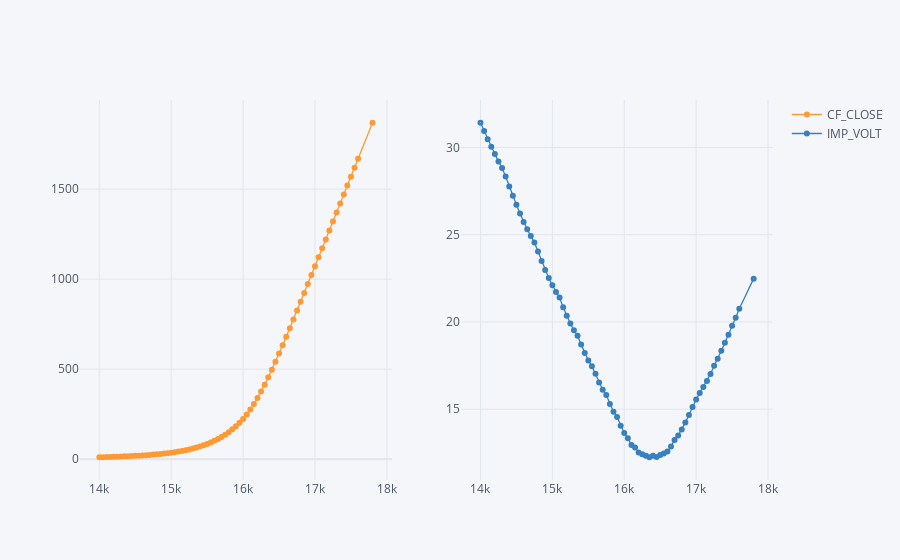

The notebook cell saved with this chart:
### Markdown cell above
The separation allows for easily **visualization** of the closing prices and the implied volatilities.

### Code cell
puts.set_index('STRIKE_PRC')[['CF_CLOSE', 'IMP_VOLT']].iplot(subplots=True,
                                                            mode='lines+markers',
                                                            symbol='circle-dot', size=6)

### Figure 1 — Plotly figure (JSON) as saved in the notebook; plotly's stock layout.template omitted (floating-point values rounded to 4 significant figures)
{"data": [{"line": {"color": "rgba(255, 153, 51, 1.0)", "dash": "solid", "shape": "linear", "width": 1.3}, "marker": {"size": 6, "symbol": "circle-dot"}, "mode": "lines+markers", "name": "CF_CLOSE", "text": "", "type": "scatter", "x": [14000, 14050, 14100, 14150, 14200, 14250, 14300, 14350, 14400, 14450, 14500, 14550, 14600, 14650, 14700, 14750, 14800, 14850, 14900, 14950, 15000, 15050, 15100, 15150, 15200, 15250, 15300, 15350, 15400, 15450, 15500, 15550, 15600, 15650, 15700, 15750, 15800, 15850, 15900, 15950, 16000, 16050, 16100, 16150, 16200, 16250, 16300, 16350, 16400, 16450, 16500, 16550, 16600, 16650, 16700, 16750, 16800, 16850, 16900, 16950, 17000, 17050, 17100, 17150, 17200, 17250, 17300, 17350, 17400, 17450, 17500, 17550, 17600, 17800], "xaxis": "x", "y": [10.9, 11.5, 12.1, 12.8, 13.5, 14.2, 15, 15.8, 16.7, 17.7, 18.8, 19.9, 21.1, 22.5, 24, 25.6, 27.3, 29.3, 31.4, 33.8, 36.4, 39.2, 42.5, 46, 50, 54.4, 59.2, 64.6, 70.6, 77.3, 84.6, 92.8, 101.9, 112, 123.3, 135.9, 150, 165.7, 183.1, 202.5, 223.9, 248.1, 275.5, 306, 339.4, 375.5, 414.1, 454.7, 497.2, 541.2, 586.4, 632.6, 679.8, 727.8, 776.3, 825.2, 874.3, 923.6, 973, 1022.0, 1072.0, 1122.0, 1171.0, 1221.0, 1270.0, 1320.0, 1370.0, 1420.0, 1470.0, 1519.0, 1569.0, 1619, 1669.0, 1868.0], "yaxis": "y"}, {"line": {"color": "rgba(55, 128, 191, 1.0)", "dash": "solid", "shape": "linear", "width": 1.3}, "marker": {"size": 6, "symbol": "circle-dot"}, "mode": "lines+markers", "name": "IMP_VOLT", "text": "", "type": "scatter", "x": [14000, 14050, 14100, 14150, 14200, 14250, 14300, 14350, 14400, 14450, 14500, 14550, 14600, 14650, 14700, 14750, 14800, 14850, 14900, 14950, 15000, 15050, 15100, 15150, 15200, 15250, 15300, 15350, 15400, 15450, 15500, 15550, 15600, 15650, 15700, 15750, 15800, 15850, 15900, 15950, 16000, 16050, 16100, 16150, 16200, 16250, 16300, 16350, 16400, 16450, 16500, 16550, 16600, 16650, 16700, 16750, 16800, 16850, 16900, 16950, 17000, 17050, 17100, 17150, 17200, 17250, 17300, 17350, 17400, 17450, 17500, 17550, 17600, 17800], "xaxis": "x2", "y": [31.42, 30.94, 30.47, 30.05, 29.62, 29.2, 28.83, 28.33, 27.77, 27.23, 26.72, 26.21, 25.74, 25.32, 24.92, 24.56, 24.04, 23.5, 22.98, 22.52, 22.1, 21.72, 21.4, 20.84, 20.35, 19.91, 19.52, 19.22, 18.71, 18.23, 17.8, 17.46, 17.04, 16.52, 16.11, 15.81, 15.29, 14.86, 14.55, 14.05, 13.64, 13.34, 12.95, 12.8, 12.52, 12.42, 12.33, 12.25, 12.34, 12.26, 12.37, 12.46, 12.57, 12.86, 13.24, 13.5, 13.83, 14.23, 14.67, 15.13, 15.56, 15.93, 16.27, 16.62, 17.02, 17.49, 17.89, 18.35, 18.81, 19.27, 19.79, 20.24, 20.76, 22.48], "yaxis": "y2"}], "layout": {"legend": {"bgcolor": "#F5F6F9", "font": {"color": "#4D5663"}}, "paper_bgcolor": "#F5F6F9", "plot_bgcolor": "#F5F6F9", "title": {"font": {"color": "#4D5663"}}, "xaxis": {"anchor": "y", "domain": [0, 0.45], "gridcolor": "#E1E5ED", "showgrid": true, "tickfont": {"color": "#4D5663"}, "title": {"font": {"color": "#4D5663"}, "text": ""}, "zerolinecolor": "#E1E5ED"}, "xaxis2": {"anchor": "y2", "domain": [0.55, 1], "gridcolor": "#E1E5ED", "showgrid": true, "tickfont": {"color": "#4D5663"}, "title": {"font": {"color": "#4D5663"}, "text": ""}, "zerolinecolor": "#E1E5ED"}, "yaxis": {"anchor": "x", "domain": [0, 1], "gridcolor": "#E1E5ED", "showgrid": true, "tickfont": {"color": "#4D5663"}, "title": {"font": {"color": "#4D5663"}, "text": ""}, "zerolinecolor": "#E1E5ED"}, "yaxis2": {"anchor": "x2", "domain": [0, 1], "gridcolor": "#E1E5ED", "showgrid": true, "tickfont": {"color": "#4D5663"}, "title": {"font": {"color": "#4D5663"}, "text": ""}, "zerolinecolor": "#E1E5ED"}}}
